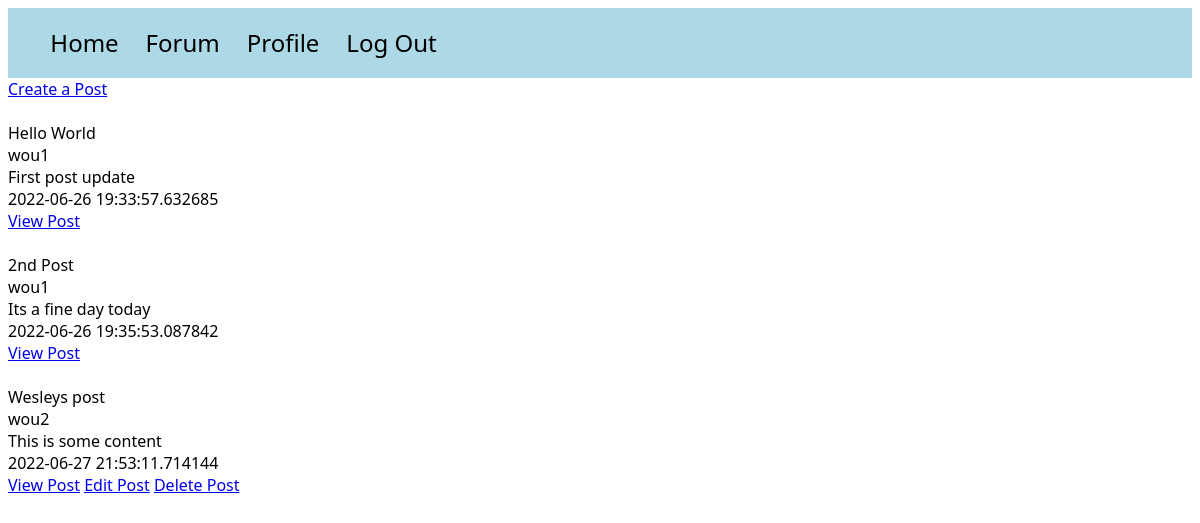
/posts (signed in), run on the app's committed database.
### models.py (models this page shows)
class Post(db.Model):
    id = db.Column(db.Integer, primary_key=True)
    title = db.Column(db.String(100))
    content = db.Column(db.Text)
    poster_id = db.Column(db.Integer, db.ForeignKey(User.id))
    date_posted = db.Column(db.DateTime, default=datetime.utcnow)
    slug = db.Column(db.String(256))
    comments = db.relationship('Comment', backref='commented_post')

class User(UserMixin, db.Model):
    id = db.Column(db.Integer, primary_key=True)
    email = db.Column(db.String(100), unique=True)
    password = db.Column(db.String(100))
    name = db.Column(db.String(1000))
    last_seen = db.Column(db.String(100))
    posts = db.relationship('Post', backref='poster')

### app.py (the view)
@app.route('/posts')
@login_required
def posts():
    posts = Post.query.order_by(Post.date_posted)
    return render_template("posts.html", posts=posts)

### app.py (called while the page is built)
@login_manager.user_loader
def load_user(user_id):
    try:
        return User.query.get(int(user_id))
    except:
        return None

### templates/posts.html (shortened to what this page needs)
<!DOCTYPE html>
<html lang="en">
<head>
</head>
<link rel="stylesheet" href="/static/style.css">
<body>
<div id="navbar">
    <ul>
        <a href="{{ url_for('home') }}"><li>Home</li></a>
        <a href="{{ url_for('posts') }}"><li>Forum</li></a>
        {% if current_user.is_authenticated %}
        <a href="{{ url_for('main.profile') }}"><li>Profile</li></a>
        {% endif %}
        {% if current_user.is_authenticated %}
        <a href="{{ url_for('auth.logout') }}"><li>Log Out</li></a>
        {% endif %}
    </ul>
</div>
<a href="{{ url_for('write_post') }}">Create a Post</a><br><br>
{% for post in posts %}
    {{ post.title }}<br>
    {{ post.poster.name }}<br>
    {{ post.content }}<br>
    {{ post.date_posted }}<br>
    <a href="{{ url_for('post', id=post.id) }}">View Post</a>
    {% if current_user.id == post.poster_id %}
    <a href="{{ url_for('edit_post', id=post.id) }}">Edit Post</a>
    <a href="{{ url_for('delete_post', id=post.id) }}">Delete Post</a>
    {% endif %}
    <br><br>
{% endfor %}
</body>
</html>

### static/style.css (style rules this page uses)
* { font-family: Segoe UI; }
#navbar { background-color: lightblue; padding: 0.2%; }
li { font-size: 1.5em; text-decoration: none; color: black; display: inline-block; padding-right: 2%; }

### data on the page
Post: title "Hello World", poster.name "wou1", content "First post update", date_posted "2022-06-26 19:33:57.632685"
Post: title "2nd Post", poster.name "wou1", content "Its a fine day today", date_posted "2022-06-26 19:35:53.087842"
Post: title "Wesleys post", poster.name "wou2", content "This is some content", date_posted "2022-06-27 21:53:11.714144"
